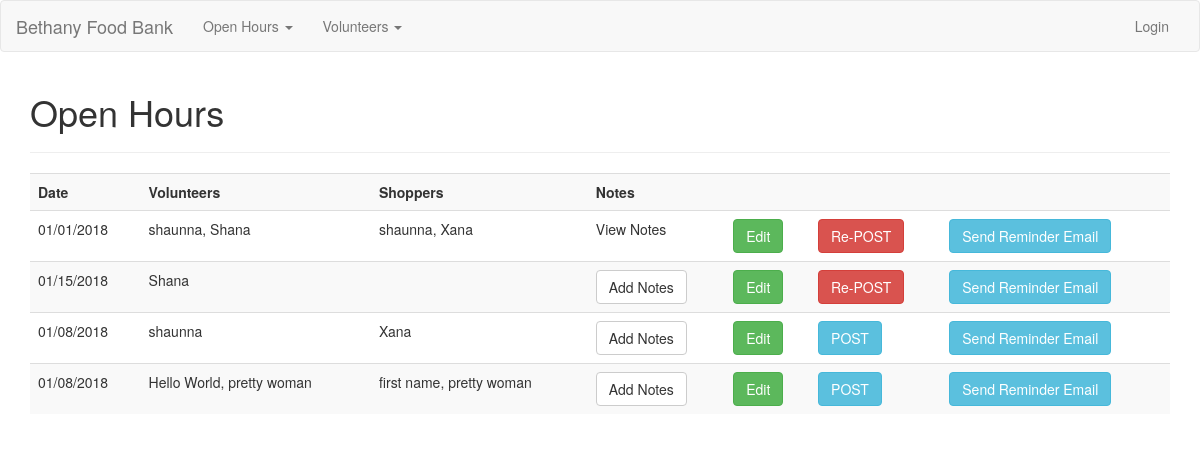
Screenshot of /openhours/ with the database file from the repository.
### app/models.py (models this page shows, shortened)
class Openhour(db.Model):
    id = db.Column(db.Integer(), primary_key=True)
    date = db.Column(db.DateTime())
    posted = db.Column(db.Boolean)
    volunteers = db.relationship('Volunteer', secondary=openhour_volunteers, backref='openhourvols', lazy='dynamic')
    shoppers = db.relationship('Volunteer', secondary=openhour_shoppers, backref='openhourshoppers', lazy='dynamic' )
    notes = db.relationship('Note', backref='openhournotes', lazy=True)

class Volunteer(db.Model):
    id = db.Column(db.Integer(), primary_key=True)
    name = db.Column(db.String(100))
    role = db.Column(db.String(50))
    email = db.Column(db.String(255), unique=True, nullable=False)
    active = db.Column(db.Boolean)
    openhours = db.relationship('Openhour', secondary=openhour_volunteers, backref='ohvolunteers', lazy='subquery')
    openhour_shoppers = db.relationship('Openhour', secondary=openhour_shoppers, backref='ohshoppers', lazy='subquery')
    notes = db.relationship('Note', backref='openhour', lazy=True)

### app/openhours/views.py (the view)
@openhours_blueprint.route('/')
def index():
    openhours = Openhour.query.all()
    if openhours:
        return render_template('openhours.html', openhours=openhours)
    else:
        msg = 'No Open Hours Found'
        return render_template('openhours.html', msg=msg)

### app/openhours/templates/openhours.html
{% extends 'layout.html' %}
{% block body %}
  <h1>Open Hours</h1>
  <hr>
  <table class="table table-striped">
    <tr>
      <th>Date</th>
      <th>Volunteers</th>
      <th>Shoppers</th>
      <th>Notes</th>
      <th></th>
      <th></th>
      <th></th>
    </tr>
    {% for openhour in openhours %}
      <tr>
        <td>{{ openhour.date.strftime('%m/%d/%Y') }}</td>
        <td>
          {% for volunteer in openhour.volunteers %}
            <span> {{volunteer.name}}{{ "," if not loop.last }}</span>
          {% endfor %}
        </td>
        <td>
          {% for shopper in openhour.shoppers %}
            <span>{{shopper.name}}{{ "," if not loop.last }}</span>
          {% endfor %}
        </td>
        {% if openhour.notes %}
          <td><ahref="{{openhour.id}}/notes">View Notes</a></td>
        {% else %}
          <td><a class="btn btn-default" href="{{openhour.id}}/notes/new">Add Notes</a></td>
        {% endif %}
        <td><a class="btn btn-success" href="{{openhour.id}}/edit">Edit</a></td>
        {% if openhour.posted == False %}
          <td><a class="btn btn-info" href="{{openhour.id}}/post">POST</a></td>
        {% else %}
          <td><a class="btn btn-danger" href="{{openhour.id}}/post">Re-POST</a></td>
        {% endif %}
        <td><a class="btn btn-info" href="{{openhour.id}}/reminder_email">Send Reminder Email</a></td>
      </tr>
    {% endfor %}
  </table>
{% endblock %}

### rows the page displays
Openhour: date "01/01/2018"
Volunteer: name "shaunna", last ","
Volunteer: name "Shana"
Volunteer: name "Xana"
Openhour: date "01/15/2018"
Openhour: date "01/08/2018"
Openhour: date "01/08/2018"
Volunteer: name "Hello World", last ","
Volunteer: name "pretty woman"
Volunteer: name "first name", last ","
